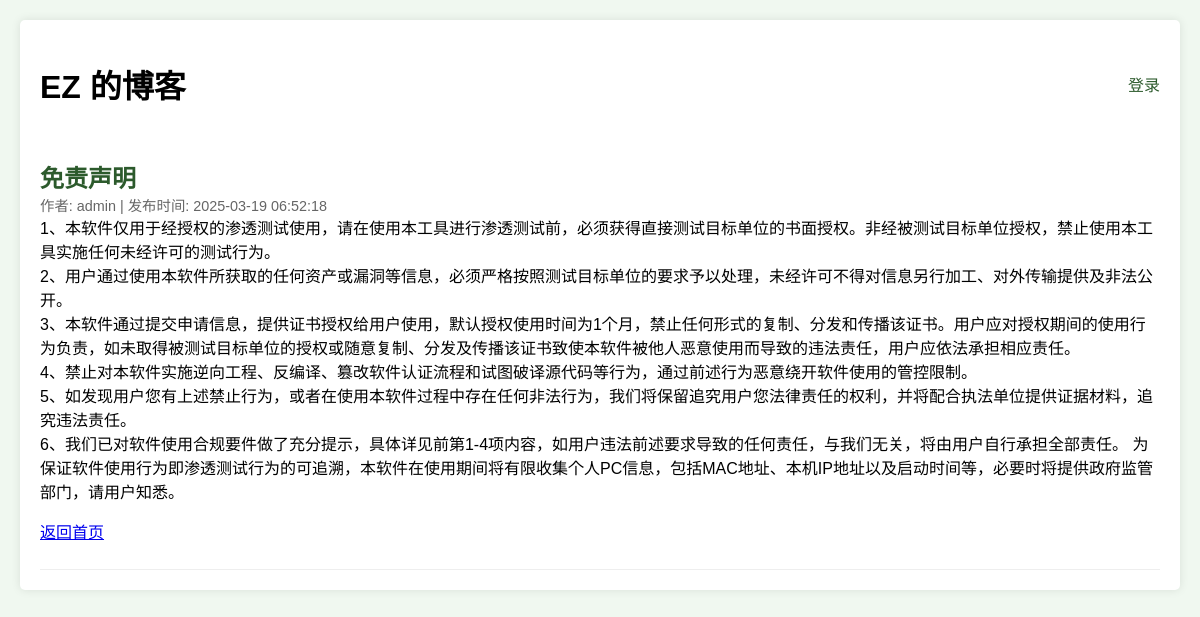
The app's page /ez_target/index.php?id=2 with its own data.
### tables this page shows
CREATE TABLE posts (
    id INT PRIMARY KEY AUTO_INCREMENT,
    title VARCHAR(255) NOT NULL,
    content TEXT,
    author_id INT,
    created_at TIMESTAMP DEFAULT CURRENT_TIMESTAMP,
    FOREIGN KEY (author_id) REFERENCES users(id) ON DELETE CASCADE
);

CREATE TABLE users (
    id INT PRIMARY KEY AUTO_INCREMENT,
    username VARCHAR(255) UNIQUE NOT NULL,
    password VARCHAR(255) NOT NULL,
    role ENUM('admin', 'user') DEFAULT 'user',
    real_name VARCHAR(50),
    phone VARCHAR(20),
    profile_info TEXT,
    avatar_path VARCHAR(255),
    created_at TIMESTAMP DEFAULT CURRENT_TIMESTAMP
);

### ez_target/config.php (called while the page is built, shortened)
<?php
function isLoggedIn() {
    return isset($_SESSION['user_id']);
}
?>

### ez_target/index.php (the view, shortened to what this page needs)
<?php
require_once 'config.php';
if (isset($_GET['id'])) {
    $id = $_GET['id'];
    $conn = getDbConnection();
    $sql = "SELECT p.*, u.username as author_name FROM posts p
            LEFT JOIN users u ON p.author_id = u.id
            WHERE p.id = $id";
    $result = mysqli_query($conn, $sql);
    $post = mysqli_fetch_assoc($result);
}
?>
<!DOCTYPE html>
<html>
<head>
</head>
<body>
    <div class="container">
        <div class="header">
            <h1>EZ 的博客</h1>
            <div>
                <?php if (isLoggedIn()): ?>
                    <a href="user/dashboard.php" class="login-link">进入后台</a>
                <?php else: ?>
                    <a href="login.php" class="login-link">登录</a>
                <?php endif; ?>
            </div>
        </div>
        <?php if (isset($post)): ?>
            <div class="post">
                <h2><?php echo htmlspecialchars($post['title']); ?></h2>
                <div class="post-meta">
                    作者: <?php echo htmlspecialchars($post['author_name']); ?> |
                    发布时间: <?php echo $post['created_at']; ?>
                </div>
                <div class="post-content">
                    <?php echo nl2br(htmlspecialchars($post['content'])); ?>
                </div>
                <p><a href="index.php">返回首页</a></p>
            </div>
        <?php endif; ?>
    </div>
</body>
</html>

### ez_target/index.php (style rules this page uses)
body { font-family: Arial, sans-serif; margin: 0; padding: 20px; background-color: #f0f8f0; }
.container { max-width: 1200px; margin: 0 auto; background-color: white; padding: 20px; border-radius: 5px; box-shadow: 0 0 10px rgba(0,0,0,0.1); }
.header { display: flex; justify-content: space-between; align-items: center; margin-bottom: 20px; }
.post { border-bottom: 1px solid #eee; padding: 10px 0; }
.post h2 { margin: 0; color: #2c5a2c; }
.post-meta { color: #666; font-size: 0.9em; }
.login-link { color: #2c5a2c; text-decoration: none; }

### records on screen
posts: title "免责声明", author.username "admin", created_at "2025-03-19 06:52:18", content "1、本软件仅用于经授权的渗透测试使用，请在使用本工具进行渗透测试前，必须获得直接测试目标单位的书面授权。非经被测试目标单位授权，禁止使用本工具实施任何未经许可的测试行为。 2、用户通过使用本软件所获取的任何资产或漏洞等信息，必须严格按照测试目标单位的要求予以处理，未经许可不得对信息另行加工、对外传输提供及非法公开。 3、本软件通过提交申请信息，提供证书授权给用户使用，默认授权使用时间为1个月，禁止任何形式的复制、分发和传播该证书。用户应对授权期间的使用行为负责，如未取得被测试目标单位的授权或随意复制、分发及传播该证书致使本软件被他人恶意使用而导致的违法责任，用户应依法承担相应责任。 4、禁止对本软件实施逆向工程、反编译、篡改软件认证流程和试图破译源代码等行为，通过前述行为恶意绕开软件使用的管控限制。 5、如发现用户您有上述禁止行为，或者在使用本软件过程中存在任何非法行为，我们将保留追究用户您法律责任的权利，并将配合执法单位提供证据材料，追究违法责任。 6、我们已对软件使用合规要件做了充分提示，具体详见前第1-4项内容，如用户违法前述要求导致的任何责任，与我们无关，将由用户自行承担全部责任。 为保证软件使用行为即渗透测试行为的可追溯，本软件在使用期间将有限收集个人PC信息，包括MAC地址、本机IP地址以及启动时间等，必要时将提供政府监管部门，请用户知悉。"
